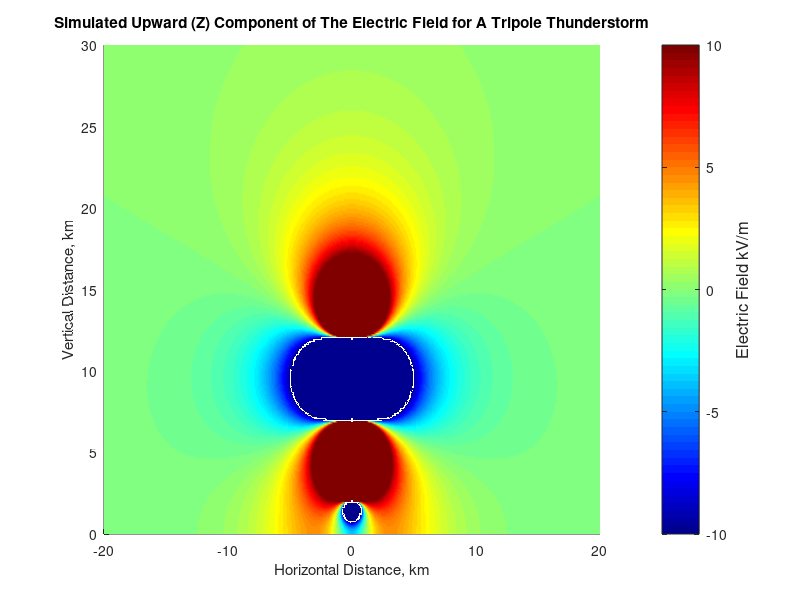
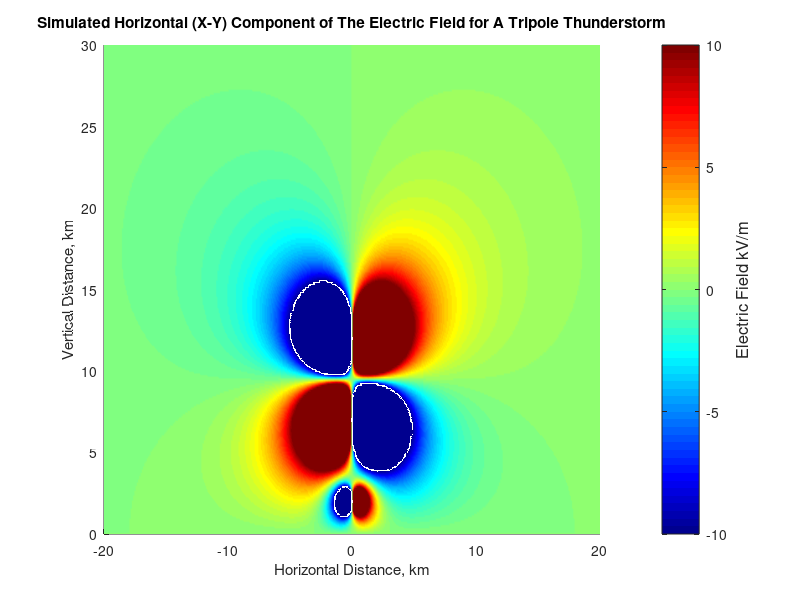
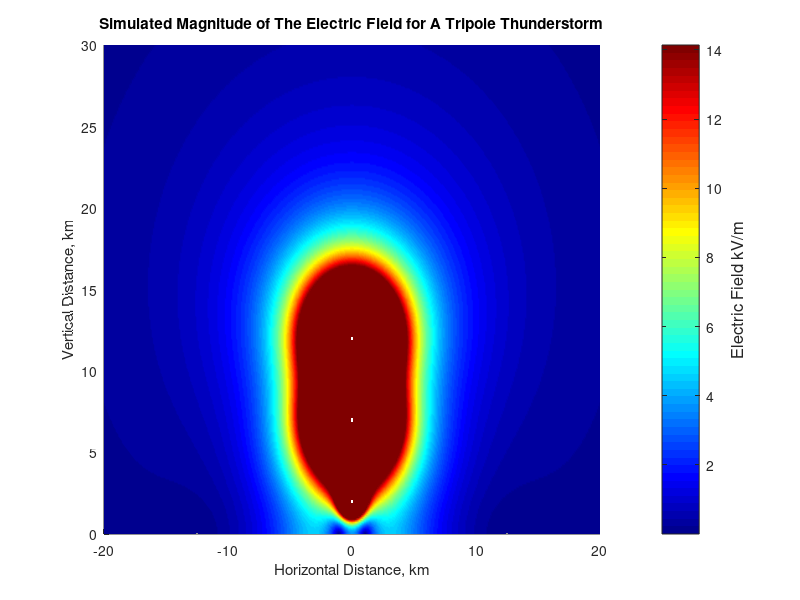

Write MATLAB code to recreate these figures, in order.
q1 = 40;
q2 = -40;
q3 = 3;

x1 = 0;
x2 = 0;
x3 = 0;
y1 = 0;
y2 = 0;
y3 = 0;
z1 = 12000;
z2 = 7000;
z3 = 2000;


e1 = 8.8541878*10^-12;
e2 = 8.8541878*10^-12;
e3 = 8.8541878*10^-12;
x = -20000:100:20000;
y = 0;
z = (0:100:30000)';


E_x1 = q1*(x-x1)./(4*pi*e1*((x-x1).^2+(y-y1).^2+(z-z1).^2).^(3/2));
E_x2 = q2*(x-x2)./(4*pi*e2*((x-x2).^2+(y-y2).^2+(z-z2).^2).^(3/2));
E_x3 = q3*(x-x3)./(4*pi*e3*((x-x3).^2+(y-y3).^2+(z-z3).^2).^(3/2));

E_y1 = q1*(y-y1)./(4*pi*e1*((x-x1).^2+(y-y1).^2+(z-z1).^2).^(3/2));
E_y2 = q2*(y-y2)./(4*pi*e2*((x-x2).^2+(y-y2).^2+(z-z2).^2).^(3/2));
E_y3 = q3*(y-y3)./(4*pi*e3*((x-x3).^2+(y-y3).^2+(z-z3).^2).^(3/2));

E_z1 = q1*(z-z1)./(4*pi*e1*((x-x1).^2+(y-y1).^2+(z-z1).^2).^(3/2));
E_z2 = q2*(z-z2)./(4*pi*e2*((x-x2).^2+(y-y2).^2+(z-z2).^2).^(3/2));
E_z3 = q3*(z-z3)./(4*pi*e3*((x-x3).^2+(y-y3).^2+(z-z3).^2).^(3/2));


E_x1p = -q1*(x-x1)./(4*pi*e1*((x-x1).^2+(y-y1).^2+(z+z1).^2).^(3/2));
E_x2p = -q2*(x-x2)./(4*pi*e2*((x-x2).^2+(y-y2).^2+(z+z2).^2).^(3/2));
E_x3p = -q3*(x-x3)./(4*pi*e3*((x-x3).^2+(y-y3).^2+(z+z3).^2).^(3/2));

E_y1p = -q1*(y-y1)./(4*pi*e1*((x-x1).^2+(y-y1).^2+(z+z1).^2).^(3/2));
E_y2p = -q2*(y-y2)./(4*pi*e2*((x-x2).^2+(y-y2).^2+(z+z2).^2).^(3/2));
E_y3p = -q3*(y-y3)./(4*pi*e3*((x-x3).^2+(y-y3).^2+(z+z3).^2).^(3/2));

E_z1p = -q1*(z+z1)./(4*pi*e1*((x-x1).^2+(y-y1).^2+(z+z1).^2).^(3/2));
E_z2p = -q2*(z+z2)./(4*pi*e2*((x-x2).^2+(y-y2).^2+(z+z2).^2).^(3/2));
E_z3p = -q3*(z+z3)./(4*pi*e3*((x-x3).^2+(y-y3).^2+(z+z3).^2).^(3/2));




E_x = E_x1 + E_x2 + E_x3 + E_x1p + E_x2p + E_x3p;
E_y = E_y1 + E_y2 + E_y3 + E_y1p + E_y2p + E_y3p;
E_z = E_z1 + E_z2 + E_z3 + E_z1p + E_z2p + E_z3p;

E_t = sqrt(E_x.^2+E_z.^2);


VThreshold = 10000;
E_x(E_x>VThreshold) = VThreshold;
E_x(E_x<-VThreshold) = -VThreshold;

E_z(E_z>VThreshold) = VThreshold;
E_z(E_z<-VThreshold) = -VThreshold;

E_t(E_t>sqrt(2)*VThreshold) = sqrt(2)*VThreshold;
E_t(E_t<-sqrt(2)*VThreshold) = -sqrt(2)*VThreshold;


figure()
hold on
surf(x./1000,z./1000,E_z./1000,'EdgeColor','none','FaceColor','interp')
title('Simulated Upward (Z) Component of The Electric Field for A Tripole Thunderstorm')
xlabel('Horizontal Distance, km')
ylabel('Vertical Distance, km')
colormap jet
colorbar
a=colorbar;
ylabel(a,'Electric Field kV/m','FontSize',12,'Rotation',90);

figure()
hold on
surf(x./1000,z./1000,E_x./1000,'EdgeColor','none','FaceColor','interp')
title('Simulated Horizontal (X-Y) Component of The Electric Field for A Tripole Thunderstorm')
xlabel('Horizontal Distance, km')
ylabel('Vertical Distance, km')
colormap jet
a=colorbar;
ylabel(a,'Electric Field kV/m','FontSize',12,'Rotation',90);

figure()
hold on
surf(x./1000,z./1000,E_t./1000,'EdgeColor','none','FaceColor','interp')
title('Simulated Magnitude of The Electric Field for A Tripole Thunderstorm')
xlabel('Horizontal Distance, km')
ylabel('Vertical Distance, km')
colormap jet
a=colorbar;
ylabel(a,'Electric Field kV/m','FontSize',12,'Rotation',90);
